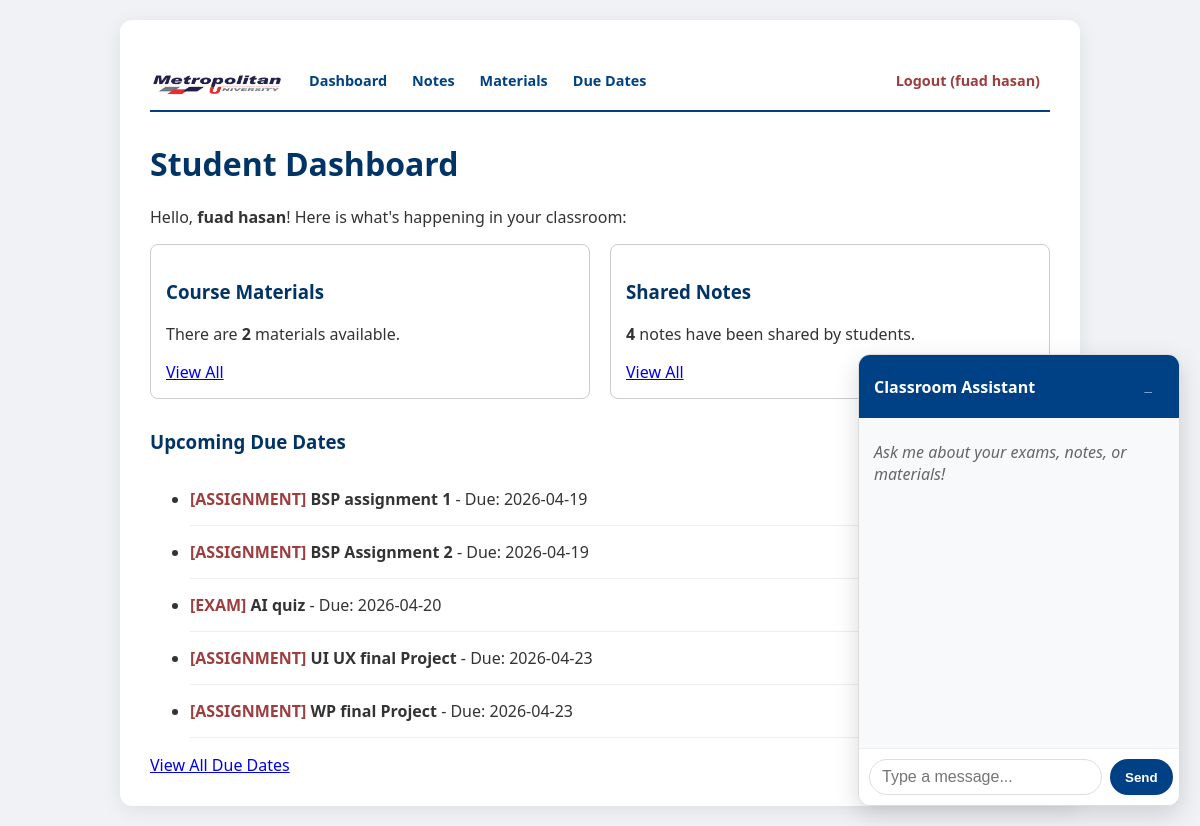
/dashboard.php (signed in), run on the app's committed database.
### tables this page shows
CREATE TABLE events (
    id INTEGER PRIMARY KEY AUTOINCREMENT,
    title TEXT NOT NULL,
    type TEXT CHECK(type IN ('assignment', 'exam')) NOT NULL,
    due_date DATE NOT NULL,
    created_at DATETIME DEFAULT CURRENT_TIMESTAMP
, description TEXT);

### dashboard.php (the view, shortened to what this page needs)
<?php
require_once 'includes/db.php';
$materials_count = $db->query("SELECT COUNT(*) FROM materials")->fetchColumn();
$notes_count = $db->query("SELECT COUNT(*) FROM notes")->fetchColumn();
$due_dates = $db->query("SELECT * FROM events WHERE due_date >= date('now', 'localtime') ORDER BY due_date ASC LIMIT 5")->fetchAll();
?>
<?php include 'includes/header.php'; ?>
<h1>Student Dashboard</h1>
<p>Hello, <strong><?php echo htmlspecialchars($_SESSION['user_name']); ?></strong>! Here is what's happening in your classroom:</p>
<div style="display: flex; gap: 20px;">
    <div style="flex: 1; border: 1px solid #ccc; padding: 15px; border-radius: 8px;">
        <h3>Course Materials</h3>
        <p>There are <strong><?php echo $materials_count; ?></strong> materials available.</p>
        <a href="materials.php">View All</a>
    </div>
    <div style="flex: 1; border: 1px solid #ccc; padding: 15px; border-radius: 8px;">
        <h3>Shared Notes</h3>
        <p><strong><?php echo $notes_count; ?></strong> notes have been shared by students.</p>
        <a href="notes.php">View All</a>
    </div>
</div>
<div style="margin-top: 30px;">
    <h3>Upcoming Due Dates</h3>
    <?php if (empty($due_dates)): ?>
        <p>No upcoming exams or assignments!</p>
    <?php else: ?>
        <ul>
        <?php foreach ($due_dates as $event): ?>
            <li class="item">
                <span class="due-date">[<?php echo strtoupper($event['type']); ?>]</span>
                <strong><?php echo htmlspecialchars($event['title']); ?></strong> - Due: <?php echo $event['due_date']; ?>
            </li>
        <?php endforeach; ?>
        </ul>
        <a href="calendar.php">View All Due Dates</a>
    <?php endif; ?>
</div>
<?php include 'includes/footer.php'; ?>

### assets/css/style.css (style rules this page uses)
body { font-family: 'Segoe UI', Tahoma, Geneva, Verdana, sans-serif; margin: 0; padding: 20px; background-color: #f0f2f5; color: #333; }
h1, h2, h3 { color: #003366; }
.item { border-bottom: 1px solid #eee; padding: 15px 0; }
.due-date { font-weight: bold; color: #9d3d3d; }

### data on the page
events: type "ASSIGNMENT", title "BSP assignment 1", due_date "2026-04-19"
events: type "ASSIGNMENT", title "BSP Assignment 2", due_date "2026-04-19"
events: type "EXAM", title "AI quiz", due_date "2026-04-20"
events: type "ASSIGNMENT", title "UI UX final Project", due_date "2026-04-23"
events: type "ASSIGNMENT", title "WP final Project", due_date "2026-04-23"

### other printed values
$_SESSION['user_name'] "fuad hasan"
$materials_count "2"
$notes_count "4"
